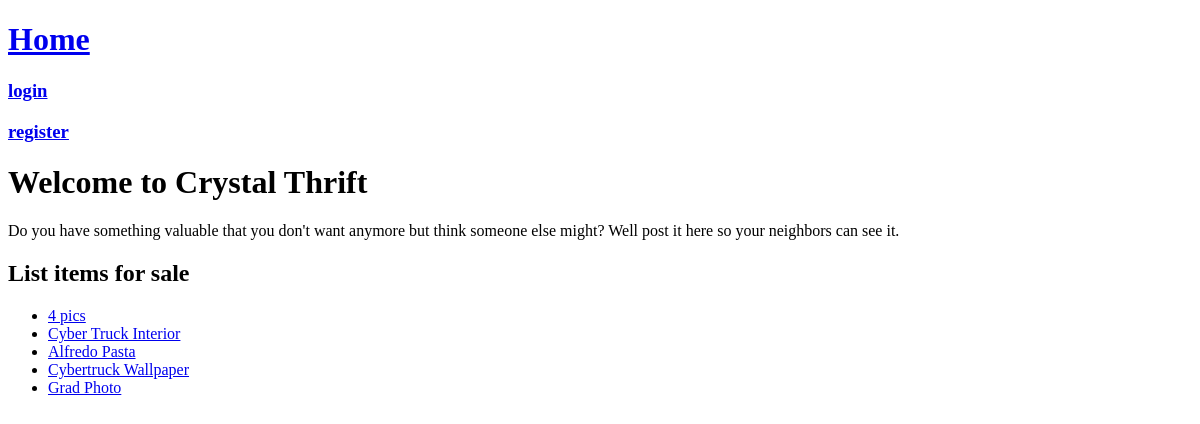
The app's page /, older data.
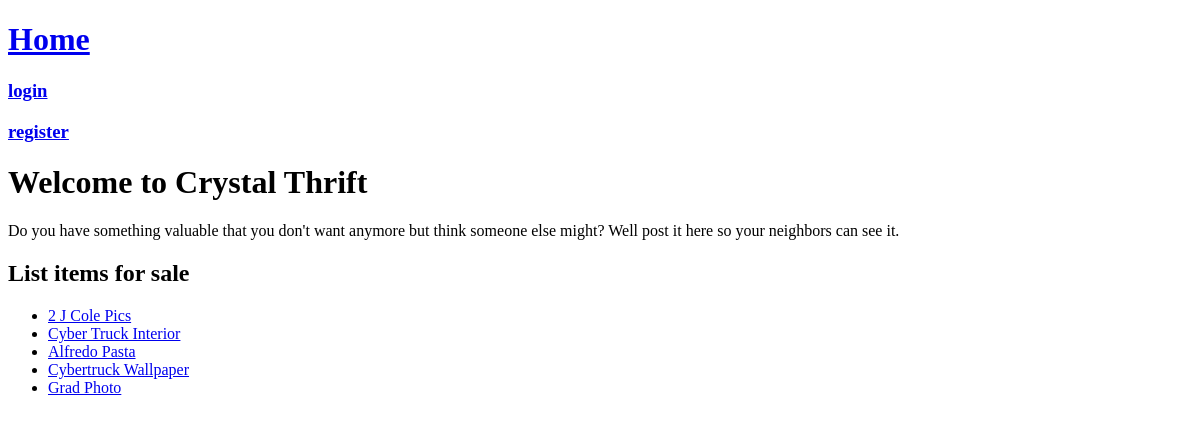
The same page, newer data.
### thrift/models.py (models this page shows, shortened)
class Item(models.Model):
    user = models.ForeignKey(User, null=True, on_delete=models.CASCADE)
    slug = models.SlugField(null=True, default=uuid.uuid4)
    title = models.CharField(null=True, max_length=128)
    description = models.TextField(null=True, max_length=512)
    condition = models.CharField(null=True, max_length=20, choices=CHOICES['condition'])
    item_type = models.CharField(null=True, max_length=20, choices=CHOICES['item-type'])
    price = models.DecimalField(null=True, max_digits=9, decimal_places=2)
    sale_status = models.CharField(null=True, max_length=20, choices=CHOICES['sale-status'], default="available")
    image1 = models.ImageField(null=True, blank=False, upload_to="images/")
    image2 = models.ImageField(null=True, blank=True, upload_to="images/")
    image3 = models.ImageField(null=True, blank=True, upload_to="images/")
    image4 = models.ImageField(null=True, blank=True, upload_to="images/")
    image5 = models.ImageField(null=True, blank=True, upload_to="images/")
    created = models.DateTimeField(null=True, editable=False, auto_now_add=True)
    modified = models.DateTimeField(null=True, auto_now=True)
    date_sold = models.DateTimeField(null=True, blank=True, editable=False) # a date is given when the sold switch is flicked
    def __str__(self):
        return f"{self.title}"

### crystalthrift/views.py (the view)
# urls.py: path('', home_view),
def home_view(request):
    items = Item.objects.order_by('-created').all()
    context = {"items": items}
    return render(request, "home.html", context)

### templates/home.html
{% extends "base.html" %}
{% block heading %}
<h1>Welcome to Crystal Thrift</h1>
<p>
    Do you have something valuable that you don't want anymore
    but think someone else might? Well post it here so your neighbors
    can see it.
</p>
{% endblock heading %}
{% block content %}
<h2>List items for sale</h2>
<ul>
    {% for item in items %}
    <li><a href="thrift/item-detail/{{item.slug}}/">{{item}}</a></li>
    {% endfor %}
</ul>
{% endblock content %}

Row changes from the older to the newer data that the page shows:
changed Item: title "4 pics" → "2 J Cole Pics"
